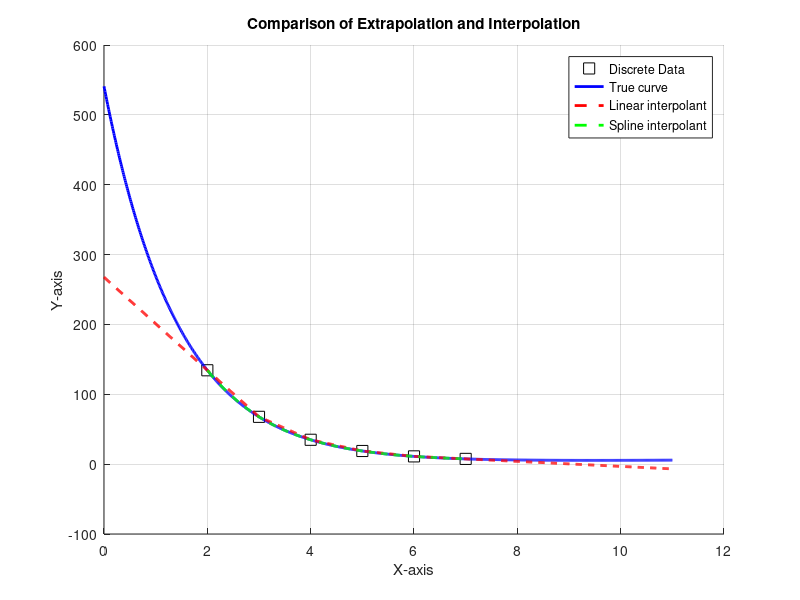

Write MATLAB code to recreate this figure.
% extrapolation

% define function
f = @(x) 0.5*x + 2*exp(-0.7*(x-8));
% given points
x_data3 = [2 3 4 5 6 7]';
y_data3 = f(x_data3); % corresponding y data
x_query = linspace(0, 11, 1100)'; % query points
%% Manual Linear interpolation and extrapolation
y_linear = zeros(size(x_query)); % initialize linear interpolation matrix
for i = 1:length(x_query)
    xq = x_query(i); % determine query point   
    % Case 1: left extrapolation
    if xq < x_data3(1)
        x1 = x_data3(1);
        x2 = x_data3(2);
        y1 = y_data3(1);
        y2 = y_data3(2);
        % Case 2: right extrapolation
    elseif xq > x_data3(end)
        x1 = x_data3(end-1);
        x2 = x_data3(end);
        y1 = y_data3(end-1);
        y2 = y_data3(end);
        % Case 3: interpolation (inside range)
    else
        for j = 1:length(x_data3)-1
            if xq >= x_data3(j) && xq <= x_data3(j+1)
                x1 = x_data3(j);
                x2 = x_data3(j+1);
                y1 = y_data3(j);
                y2 = y_data3(j+1);
                break;
            end
        end
    end
    y_linear(i) = y1 + (y2 - y1)*(xq - x1)/(x2 - x1); % linear formula
end
%% Spline interpolation and extrapolation
y_spline = interp1(x_data3, y_data3, x_query, 'spline');
%% True data set
x_true3 = x_query;
y_true3 = f(x_true3);
%% Plotting
figure
hold on
grid on
plot(x_data3, y_data3, 'LineStyle', 'none', ...
    'Marker', 's', 'MarkerSize', 8, ...
    'MarkerEdgeColor', 'k', 'MarkerFaceColor', 'w'); % original points
plot(x_true3, y_true3, 'LineStyle', '-', 'Color', 'b', 'LineWidth', 2); % true curve
plot(x_query, y_linear, 'LineStyle', '--', 'Color', 'r', 'LineWidth', 2); % linear interpolant
plot(x_query, y_spline, 'LineStyle', '--', 'Color', 'g', 'LineWidth', 2); % spline interpolant
xlabel('X-axis');
ylabel('Y-axis');
title('Comparison of Extrapolation and Interpolation');
legend('Discrete Data', 'True curve', 'Linear interpolant', 'Spline interpolant', 'Location', 'best');
hold off
